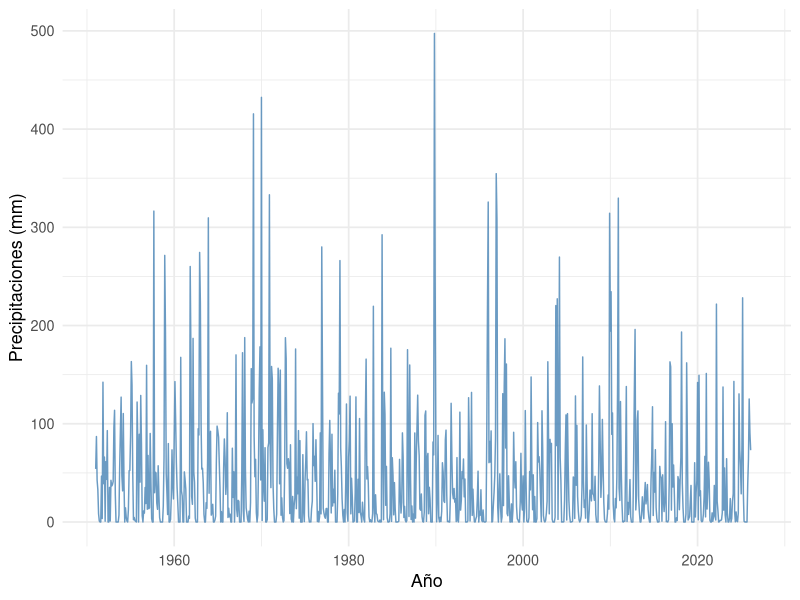
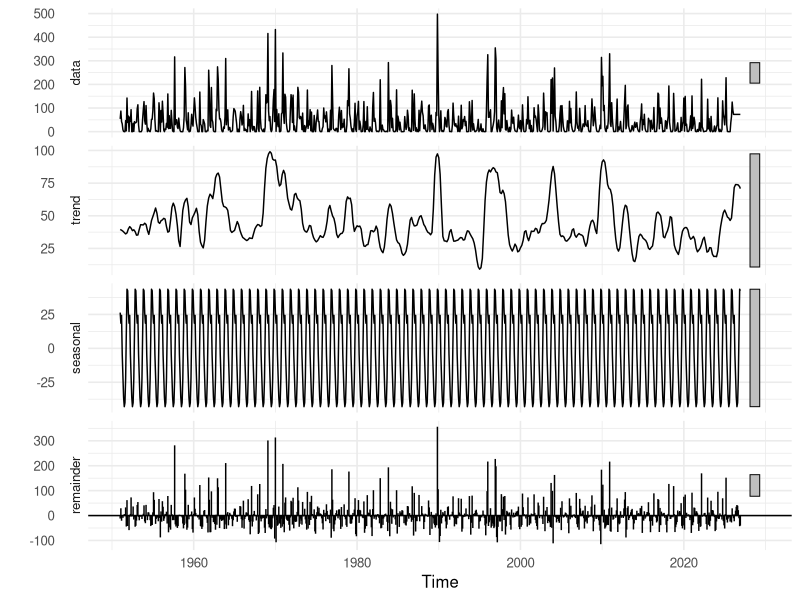
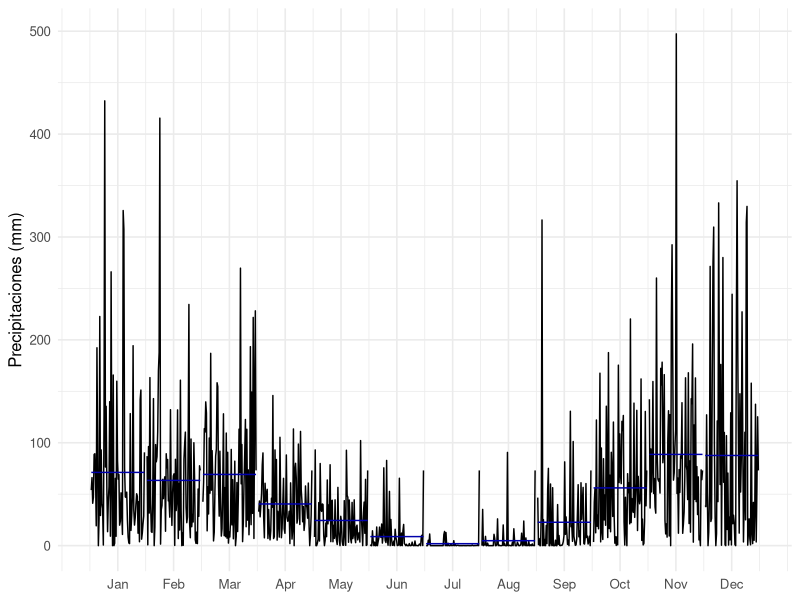
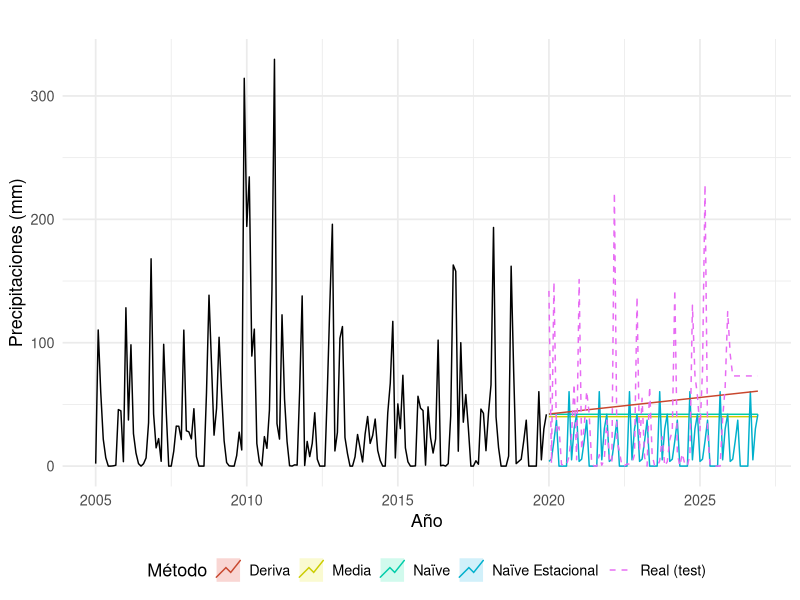
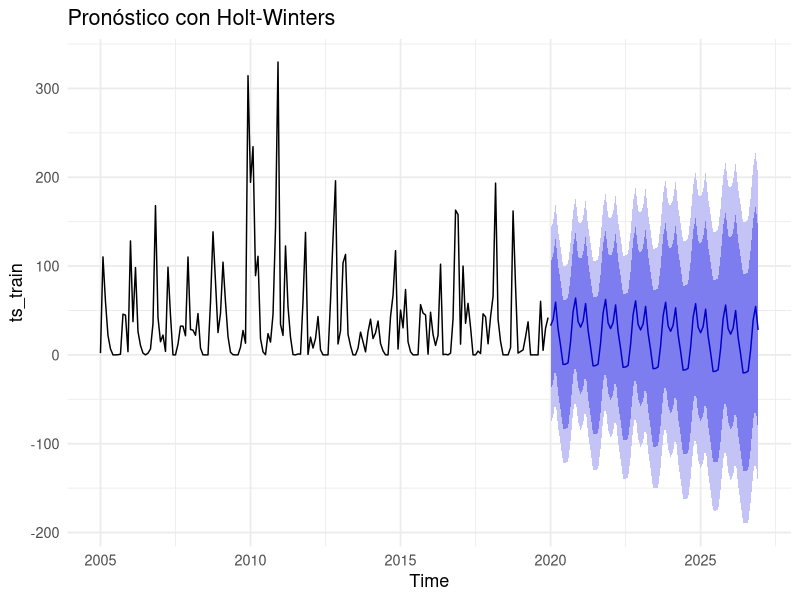

The R script that drew these images, in order:
## ---- chunk 1
library(tidyverse)
library(ggraph)
library(forecast)
library(tseries)
library(TTR)
## ---- chunk 2
dataset_malaga <- read_csv("malaga_2026.csv", show_col_types = FALSE) |>
  filter(!str_detect(fecha, "-13")) |>
  mutate(
    # Creamos una columna fecha tipo Date para representar el mes
    fecha_date = ymd(paste0(fecha, "-01")) 
    )

ggplot(dataset_malaga, aes(x = fecha_date, y = p_mes)) +
  geom_line(color = "steelblue", alpha = 0.8) +
  theme_minimal(base_size = 13) +
  labs(
    x = "Año", y = "Precipitaciones (mm)"
  ) +
  theme(plot.title = element_text(face = "bold"))
## ---- chunk 3
# Existen algunos registros mensuales vacíos (NA), los interpolamos/imputamos
temp_minima_limpia <- na.interp(dataset_malaga$p_mes)

# Aquí creamos la serie temporal con R
ts_malaga <- ts(
  temp_minima_limpia, # Vector con mediciones
  start     = c(1951, 1), # Cuando empieza
  frequency = 12 # Frecuencia
)

cat("Clase del objeto: ", class(ts_malaga), "\n")
cat("Frecuencia: ", frequency(ts_malaga), "(mensual)\n")
cat("Inicio: ", start(ts_malaga), "\n")
cat("Fin: ", end(ts_malaga), "\n")
## ---- chunk 4
# Tendencia: direccion a largo plazo
# Estacionalidad: patron que se repite con periodo fijo
# Ruido: variacion aleatoria no explicada por las anteriores
decomp_stl <- stl(ts_malaga, s.window = "periodic")

autoplot(decomp_stl) +
  theme_minimal(base_size = 12) +
  theme(plot.title = element_text(face = "bold"))

# Graficos estacionales
ggsubseriesplot(ts_malaga) +
  labs(
    x        = NULL,
    y        = "Precipitaciones (mm)"
  ) +
  theme_minimal(base_size = 12) +
  theme(plot.title = element_text(face = "bold"))
## ---- chunk 5
# Para la visualización y validación tomaremos los últimos 15 años
ts_reciente <- window(ts_malaga, start = c(2005, 1))

# Entrenamiento: hasta 2019, Test: 2020 en adelante
ts_train <- window(ts_reciente, end = c(2019, 12))
ts_test  <- window(ts_reciente, start = c(2020, 1))
h        <- length(ts_test)

# Predice la media histórica de toda la serie
fc_media <- meanf(ts_train, h = h)
# Predice el último valor conocido
fc_naive <- naive(ts_train, h = h)
# Predice el valor del mismo mes del año pasado
fc_snaive <- snaive(ts_train, h = h)
# Une el primer y último dato con una recta
fc_drift  <- rwf(ts_train, h = h, drift = TRUE)

autoplot(ts_train) +
  autolayer(fc_media,  series = "Media",             PI = FALSE) +
  autolayer(fc_naive,  series = "Naïve",             PI = FALSE) +
  autolayer(fc_snaive, series = "Naïve Estacional",  PI = FALSE) +
  autolayer(fc_drift,  series = "Deriva",            PI = FALSE) +
  autolayer(ts_test,   series = "Real (test)",       linetype = "dashed") +
  labs(
    x = "Año", 
    y = "Precipitaciones (mm)", color = "Método"
  ) +
  theme_minimal(base_size = 13) + theme(legend.position = "bottom")
## ---- chunk 6
# Holt-Winters ajusta tres parámetros: alpha, beta, gamma
hw_fit <- HoltWinters(ts_train)
cat("Parámetros clave:\n α (nivel) =", round(hw_fit$alpha, 3), "\n β (tend) =", 
    round(hw_fit$beta, 3), "\n γ (est) =", round(hw_fit$gamma, 3), "\n")

hw_fc <- forecast(hw_fit, h = h)
autoplot(hw_fc) + 
  theme_minimal(base_size = 13) + 
  labs(title = "Pronóstico con Holt-Winters")
